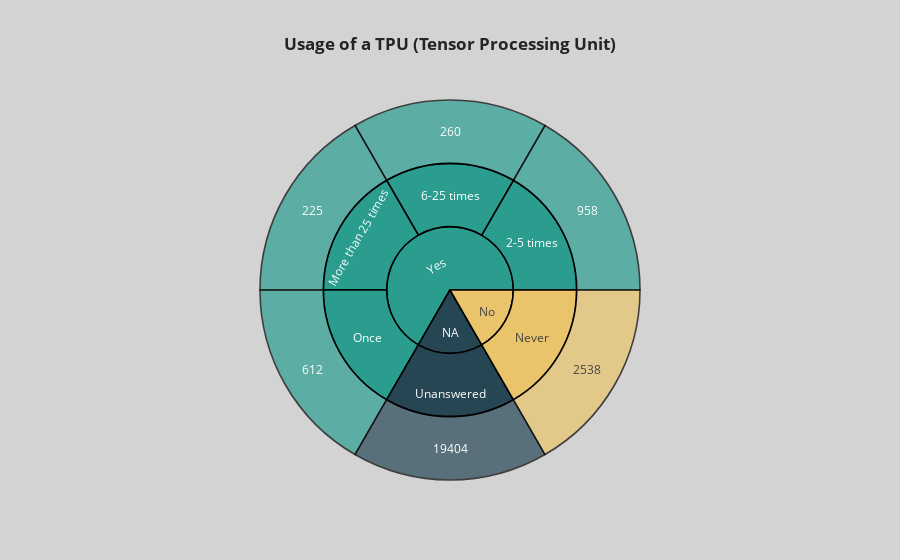

The code cell stored with this chart in its notebook:
### Code cell
research = ['NA','No', 'Yes', 'Yes', 'Yes', 'Yes']
q10fig = px.sunburst(pd.DataFrame({'Usage':research,'Frequency':dataset['Q43'].value_counts().keys(),'Count':dataset['Q43'].value_counts().values}), path = ['Usage','Frequency','Count'], color='Usage', color_discrete_sequence=['#2A9D8F', '#E9C46A', '#264653'], template='simple_white', title='<b>Usage of a TPU (Tensor Processing Unit)</b>')
q10fig.update_layout(title_x = 0.5)
q10fig.update_traces(marker = dict(line=dict(color='#000000', width=1.6)))
q10fig.update_layout( plot_bgcolor = '#D3D3D3', paper_bgcolor = '#D3D3D3')
q10fig.show()

### Figure 1 — Plotly figure (JSON) as saved in the notebook; plotly's stock layout.template omitted (floating-point values rounded to 4 significant figures)
{"data": [{"branchvalues": "total", "customdata": [["Yes"], ["Yes"], ["Yes"], ["Yes"], ["No"], ["NA"], ["Yes"], ["Yes"], ["Yes"], ["No"], ["Yes"], ["NA"], ["NA"], ["No"], ["Yes"]], "domain": {"x": [0, 1], "y": [0, 1]}, "hovertemplate": "labels=%{label}<br>count=%{value}<br>parent=%{parent}<br>id=%{id}<br>Usage=%{customdata[0]}<extra></extra>", "ids": ["Yes/More than 25 times/225", "Yes/6-25 times/260", "Yes/Once/612", "Yes/2-5 times/958", "No/Never/2538", "NA/Unanswered/19404", "Yes/2-5 times", "Yes/6-25 times", "Yes/More than 25 times", "No/Never", "Yes/Once", "NA/Unanswered", "NA", "No", "Yes"], "labels": ["225", "260", "612", "958", "2538", "19404", "2-5 times", "6-25 times", "More than 25 times", "Never", "Once", "Unanswered", "NA", "No", "Yes"], "marker": {"colors": ["#2A9D8F", "#2A9D8F", "#2A9D8F", "#2A9D8F", "#E9C46A", "#264653", "#2A9D8F", "#2A9D8F", "#2A9D8F", "#E9C46A", "#2A9D8F", "#264653", "#264653", "#E9C46A", "#2A9D8F"], "line": {"color": "#000000", "width": 1.6}}, "name": "", "parents": ["Yes/More than 25 times", "Yes/6-25 times", "Yes/Once", "Yes/2-5 times", "No/Never", "NA/Unanswered", "Yes", "Yes", "Yes", "No", "Yes", "NA", "", "", ""], "type": "sunburst", "values": [1, 1, 1, 1, 1, 1, 1, 1, 1, 1, 1, 1, 1, 1, 4]}], "layout": {"legend": {"tracegroupgap": 0}, "paper_bgcolor": "#D3D3D3", "plot_bgcolor": "#D3D3D3", "sunburstcolorway": ["#2A9D8F", "#E9C46A", "#264653"], "title": {"text": "<b>Usage of a TPU (Tensor Processing Unit)</b>", "x": 0.5}}}
